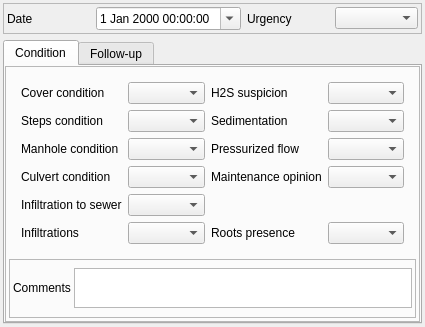
<?xml version="1.0" encoding="UTF-8"?>
<ui version="4.0">
 <class>Form_base3_ud</class>
 <widget class="QWidget" name="Form_base3_ud">
  <property name="geometry">
   <rect>
    <x>0</x>
    <y>0</y>
    <width>425</width>
    <height>327</height>
   </rect>
  </property>
  <property name="windowTitle">
   <string>Form</string>
  </property>
  <layout class="QVBoxLayout" name="verticalLayout">
   <property name="leftMargin">
    <number>3</number>
   </property>
   <property name="topMargin">
    <number>3</number>
   </property>
   <property name="rightMargin">
    <number>3</number>
   </property>
   <property name="bottomMargin">
    <number>3</number>
   </property>
   <item>
    <widget class="QFrame" name="frame">
     <property name="frameShape">
      <enum>QFrame::StyledPanel</enum>
     </property>
     <property name="frameShadow">
      <enum>QFrame::Raised</enum>
     </property>
     <layout class="QGridLayout" name="gridLayout_3">
      <property name="leftMargin">
       <number>3</number>
      </property>
      <property name="topMargin">
       <number>3</number>
      </property>
      <property name="rightMargin">
       <number>3</number>
      </property>
      <property name="bottomMargin">
       <number>3</number>
      </property>
      <item row="0" column="0">
       <widget class="QLabel" name="label">
        <property name="text">
         <string>Date</string>
        </property>
       </widget>
      </item>
      <item row="0" column="1">
       <widget class="QDateTimeEdit" name="dateTimeEdit">
        <property name="calendarPopup">
         <bool>true</bool>
        </property>
       </widget>
      </item>
      <item row="0" column="2">
       <widget class="QLabel" name="label_5">
        <property name="text">
         <string>Urgency</string>
        </property>
       </widget>
      </item>
      <item row="0" column="3">
       <widget class="QComboBox" name="comboBox_urgence"/>
      </item>
     </layout>
    </widget>
   </item>
   <item>
    <widget class="QTabWidget" name="tabWidget">
     <property name="currentIndex">
      <number>0</number>
     </property>
     <widget class="QWidget" name="tab">
      <attribute name="title">
       <string>Condition</string>
      </attribute>
      <layout class="QVBoxLayout" name="verticalLayout_4">
       <property name="leftMargin">
        <number>0</number>
       </property>
       <property name="topMargin">
        <number>0</number>
       </property>
       <property name="rightMargin">
        <number>0</number>
       </property>
       <property name="bottomMargin">
        <number>0</number>
       </property>
       <item>
        <widget class="QFrame" name="frame_3">
         <property name="frameShape">
          <enum>QFrame::StyledPanel</enum>
         </property>
         <property name="frameShadow">
          <enum>QFrame::Raised</enum>
         </property>
         <layout class="QVBoxLayout" name="verticalLayout_3">
          <property name="spacing">
           <number>3</number>
          </property>
          <property name="leftMargin">
           <number>3</number>
          </property>
          <property name="topMargin">
           <number>3</number>
          </property>
          <property name="rightMargin">
           <number>3</number>
          </property>
          <property name="bottomMargin">
           <number>3</number>
          </property>
          <item>
           <widget class="QStackedWidget" name="stackedWidget">
            <property name="currentIndex">
             <number>1</number>
            </property>
            <widget class="QWidget" name="page">
             <layout class="QGridLayout" name="gridLayout" columnstretch="1,5,1">
              <item row="5" column="0">
               <widget class="QLabel" name="label_6">
                <property name="text">
                 <string>Progression</string>
                </property>
               </widget>
              </item>
              <item row="1" column="0">
               <widget class="QLabel" name="label_2">
                <property name="text">
                 <string>Number</string>
                </property>
               </widget>
              </item>
              <item row="1" column="1">
               <widget class="QSpinBox" name="spinBox_nombre">
                <property name="minimum">
                 <number>-1</number>
                </property>
               </widget>
              </item>
              <item row="1" column="2">
               <widget class="QToolButton" name="toolButton_calc_nb">
                <property name="text">
                 <string/>
                </property>
                <property name="icon">
                 <iconset>
                  <normaloff>:/plugins/Lamia/icons/numpad.png</normaloff>:/plugins/Lamia/icons/numpad.png</iconset>
                </property>
               </widget>
              </item>
              <item row="5" column="1" colspan="2">
               <widget class="QTextEdit" name="textEdit_evolution">
                <property name="sizePolicy">
                 <sizepolicy hsizetype="Expanding" vsizetype="Expanding">
                  <horstretch>0</horstretch>
                  <verstretch>0</verstretch>
                 </sizepolicy>
                </property>
                <property name="maximumSize">
                 <size>
                  <width>16777215</width>
                  <height>40</height>
                 </size>
                </property>
               </widget>
              </item>
             </layout>
            </widget>
            <widget class="QWidget" name="page_2">
             <layout class="QGridLayout" name="gridLayout_2">
              <item row="0" column="0">
               <widget class="QStackedWidget" name="stackedWidget_2">
                <property name="currentIndex">
                 <number>0</number>
                </property>
                <widget class="QWidget" name="page_6">
                 <layout class="QGridLayout" name="gridLayout_7">
                  <property name="leftMargin">
                   <number>3</number>
                  </property>
                  <property name="topMargin">
                   <number>3</number>
                  </property>
                  <property name="rightMargin">
                   <number>3</number>
                  </property>
                  <property name="bottomMargin">
                   <number>3</number>
                  </property>
                  <item row="5" column="1">
                   <widget class="QComboBox" name="comboBox_infiltration"/>
                  </item>
                  <item row="3" column="2">
                   <widget class="QLabel" name="label_18">
                    <property name="text">
                     <string>Maintenance opinion</string>
                    </property>
                    <property name="wordWrap">
                     <bool>true</bool>
                    </property>
                   </widget>
                  </item>
                  <item row="5" column="0">
                   <widget class="QLabel" name="label_25">
                    <property name="text">
                     <string>Infiltrations</string>
                    </property>
                    <property name="wordWrap">
                     <bool>true</bool>
                    </property>
                   </widget>
                  </item>
                  <item row="4" column="0">
                   <widget class="QLabel" name="label_10">
                    <property name="text">
                     <string>Infiltration to sewer</string>
                    </property>
                    <property name="wordWrap">
                     <bool>true</bool>
                    </property>
                   </widget>
                  </item>
                  <item row="4" column="1">
                   <widget class="QComboBox" name="comboBox_ecpp"/>
                  </item>
                  <item row="0" column="0">
                   <widget class="QLabel" name="label_11">
                    <property name="text">
                     <string>Cover condition</string>
                    </property>
                    <property name="wordWrap">
                     <bool>true</bool>
                    </property>
                   </widget>
                  </item>
                  <item row="0" column="1">
                   <widget class="QComboBox" name="comboBox_etattampon"/>
                  </item>
                  <item row="1" column="0">
                   <widget class="QLabel" name="label_12">
                    <property name="text">
                     <string>Steps condition</string>
                    </property>
                    <property name="wordWrap">
                     <bool>true</bool>
                    </property>
                   </widget>
                  </item>
                  <item row="3" column="0">
                   <widget class="QLabel" name="label_13">
                    <property name="text">
                     <string>Culvert condition</string>
                    </property>
                    <property name="wordWrap">
                     <bool>true</bool>
                    </property>
                   </widget>
                  </item>
                  <item row="1" column="1">
                   <widget class="QComboBox" name="comboBox_etatechelon"/>
                  </item>
                  <item row="2" column="0">
                   <widget class="QLabel" name="label_14">
                    <property name="text">
                     <string>Manhole condition</string>
                    </property>
                    <property name="wordWrap">
                     <bool>true</bool>
                    </property>
                   </widget>
                  </item>
                  <item row="2" column="1">
                   <widget class="QComboBox" name="comboBox_etatregard"/>
                  </item>
                  <item row="3" column="1">
                   <widget class="QComboBox" name="comboBox_etatcunette"/>
                  </item>
                  <item row="0" column="2">
                   <widget class="QLabel" name="label_15">
                    <property name="text">
                     <string>H2S suspicion</string>
                    </property>
                    <property name="wordWrap">
                     <bool>true</bool>
                    </property>
                   </widget>
                  </item>
                  <item row="0" column="3">
                   <widget class="QComboBox" name="comboBox_h2s"/>
                  </item>
                  <item row="1" column="2">
                   <widget class="QLabel" name="label_16">
                    <property name="text">
                     <string>Sedimentation</string>
                    </property>
                    <property name="wordWrap">
                     <bool>true</bool>
                    </property>
                   </widget>
                  </item>
                  <item row="1" column="3">
                   <widget class="QComboBox" name="comboBox_depot"/>
                  </item>
                  <item row="2" column="2">
                   <widget class="QLabel" name="label_17">
                    <property name="text">
                     <string>Pressurized flow</string>
                    </property>
                    <property name="wordWrap">
                     <bool>true</bool>
                    </property>
                   </widget>
                  </item>
                  <item row="2" column="3">
                   <widget class="QComboBox" name="comboBox_miseencharge"/>
                  </item>
                  <item row="3" column="3">
                   <widget class="QComboBox" name="comboBox_entretiengeneral"/>
                  </item>
                  <item row="5" column="3">
                   <widget class="QComboBox" name="comboBox_racines"/>
                  </item>
                  <item row="5" column="2">
                   <widget class="QLabel" name="label_26">
                    <property name="text">
                     <string>Roots presence</string>
                    </property>
                    <property name="wordWrap">
                     <bool>true</bool>
                    </property>
                   </widget>
                  </item>
                 </layout>
                </widget>
                <widget class="QWidget" name="page_7">
                 <layout class="QGridLayout" name="gridLayout_8">
                  <item row="1" column="0">
                   <widget class="QLabel" name="label_19">
                    <property name="text">
                     <string>Sum condition</string>
                    </property>
                   </widget>
                  </item>
                  <item row="1" column="1">
                   <widget class="QComboBox" name="comboBox_etatbache"/>
                  </item>
                  <item row="0" column="0">
                   <widget class="QLabel" name="label_20">
                    <property name="text">
                     <string>Cover condition</string>
                    </property>
                   </widget>
                  </item>
                  <item row="0" column="1">
                   <widget class="QComboBox" name="comboBox_PRetattampon"/>
                  </item>
                  <item row="2" column="0">
                   <widget class="QLabel" name="label_21">
                    <property name="text">
                     <string>Floats condition</string>
                    </property>
                   </widget>
                  </item>
                  <item row="2" column="1">
                   <widget class="QComboBox" name="comboBox_etatasservissement"/>
                  </item>
                 </layout>
                </widget>
                <widget class="QWidget" name="page_4">
                 <layout class="QGridLayout" name="gridLayout_9">
                  <item row="0" column="0">
                   <widget class="QLabel" name="label_22">
                    <property name="text">
                     <string>General condition</string>
                    </property>
                   </widget>
                  </item>
                  <item row="1" column="0">
                   <widget class="QLabel" name="label_23">
                    <property name="text">
                     <string>Sedimentation/clutter</string>
                    </property>
                   </widget>
                  </item>
                  <item row="1" column="1">
                   <widget class="QComboBox" name="comboBox_DSHencombrement"/>
                  </item>
                  <item row="0" column="1">
                   <widget class="QComboBox" name="comboBox_DSHetageneral"/>
                  </item>
                 </layout>
                </widget>
                <widget class="QWidget" name="page_5">
                 <layout class="QGridLayout" name="gridLayout_10">
                  <item row="0" column="0">
                   <widget class="QLabel" name="label_24">
                    <property name="text">
                     <string>General condition</string>
                    </property>
                   </widget>
                  </item>
                  <item row="0" column="1">
                   <widget class="QComboBox" name="comboBox_DIVetatgeneral"/>
                  </item>
                 </layout>
                </widget>
               </widget>
              </item>
             </layout>
            </widget>
            <widget class="QWidget" name="page_3">
             <layout class="QVBoxLayout" name="verticalLayout_2">
              <item>
               <widget class="QLabel" name="label_9">
                <property name="text">
                 <string>Equip</string>
                </property>
               </widget>
              </item>
             </layout>
            </widget>
           </widget>
          </item>
          <item>
           <widget class="QFrame" name="frame_4">
            <property name="frameShape">
             <enum>QFrame::StyledPanel</enum>
            </property>
            <property name="frameShadow">
             <enum>QFrame::Raised</enum>
            </property>
            <layout class="QGridLayout" name="gridLayout_6">
             <property name="leftMargin">
              <number>3</number>
             </property>
             <property name="topMargin">
              <number>3</number>
             </property>
             <property name="rightMargin">
              <number>3</number>
             </property>
             <property name="bottomMargin">
              <number>3</number>
             </property>
             <property name="spacing">
              <number>3</number>
             </property>
             <item row="1" column="0">
              <widget class="QLabel" name="label_7">
               <property name="text">
                <string>Comments</string>
               </property>
              </widget>
             </item>
             <item row="1" column="1">
              <widget class="QTextEdit" name="textEdit_comm">
               <property name="sizePolicy">
                <sizepolicy hsizetype="Expanding" vsizetype="Expanding">
                 <horstretch>0</horstretch>
                 <verstretch>0</verstretch>
                </sizepolicy>
               </property>
               <property name="maximumSize">
                <size>
                 <width>16777215</width>
                 <height>40</height>
                </size>
               </property>
              </widget>
             </item>
            </layout>
           </widget>
          </item>
         </layout>
        </widget>
       </item>
      </layout>
     </widget>
     <widget class="QWidget" name="tab_2">
      <attribute name="title">
       <string>Follow-up</string>
      </attribute>
      <layout class="QVBoxLayout" name="verticalLayout_5">
       <property name="leftMargin">
        <number>0</number>
       </property>
       <property name="topMargin">
        <number>0</number>
       </property>
       <property name="rightMargin">
        <number>0</number>
       </property>
       <property name="bottomMargin">
        <number>0</number>
       </property>
       <item>
        <widget class="QGroupBox" name="groupBox">
         <property name="title">
          <string/>
         </property>
         <layout class="QGridLayout" name="gridLayout_4">
          <item row="2" column="0">
           <widget class="QLabel" name="label_8">
            <property name="text">
             <string>Comments</string>
            </property>
           </widget>
          </item>
          <item row="0" column="0">
           <widget class="QLabel" name="label_4">
            <property name="text">
             <string>Follow-up type</string>
            </property>
           </widget>
          </item>
          <item row="0" column="1">
           <widget class="QComboBox" name="comboBox_typesuite"/>
          </item>
          <item row="2" column="1">
           <widget class="QTextEdit" name="textEdit_suite">
            <property name="sizePolicy">
             <sizepolicy hsizetype="Expanding" vsizetype="Expanding">
              <horstretch>0</horstretch>
              <verstretch>0</verstretch>
             </sizepolicy>
            </property>
            <property name="maximumSize">
             <size>
              <width>16777215</width>
              <height>40</height>
             </size>
            </property>
           </widget>
          </item>
          <item row="1" column="0">
           <widget class="QLabel" name="label_3">
            <property name="text">
             <string>Follow-up subtype</string>
            </property>
           </widget>
          </item>
          <item row="1" column="1">
           <widget class="QComboBox" name="comboBox_precisionsuite"/>
          </item>
         </layout>
        </widget>
       </item>
      </layout>
     </widget>
    </widget>
   </item>
  </layout>
 </widget>
 <resources/>
 <connections/>
</ui>
